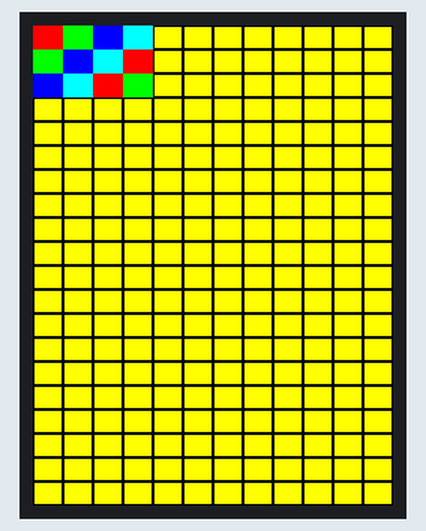
A sketch run on a simulated Arduino Uno, built with avr-gcc and run on an emulated ATmega328P. Shown: 240×320 colour display. What the sketch prints to the serial monitor is not drawn.

Above: at 0.4 s.

The sketch:

Ej5_pixelMatrix.ino
```cpp
#include <SPFD5408_Adafruit_GFX.h>    // Core graphics library
#include <SPFD5408_Adafruit_TFTLCD.h> // Hardware-specific library

//Arduino UNO Pin Definition
#define LCD_CS A3 // Chip Select goes to Analog 3
#define LCD_CD A2 // Command/Data goes to Analog 2
#define LCD_WR A1 // LCD Write goes to Analog 1
#define LCD_RD A0 // LCD Read goes to Analog 0
#define LCD_RESET A4 // Can alternately just connect to Arduino's reset pin

// Assign human-readable names to some common 16-bit color values:
#define  BLACK   0x0000
#define BLUE    0x001F
#define RED     0xF800
#define GREEN   0x07E0
#define CYAN    0x07FF
#define MAGENTA 0xF81F
#define YELLOW  0xFFE0
#define WHITE   0xFFFF

//Declaracion objeto TFT
Adafruit_TFTLCD tft(LCD_CS, LCD_CD, LCD_WR, LCD_RD, LCD_RESET);

//Variables globales de TFT y de malla
int width, height;
  //Numero de filas, columnas, anchura y altura de subpixel
int w, h, col, row;

//Creamos una clase apropiada para acumular datos de pixel en la malla con 3 parametros x, y y el color
class Pixel {
 public:
  Pixel(void){
    x = y = 0;
  };

  Pixel(int16_t x0, int16_t y0){
    x = x0;
    y = y0;
    color = BLACK;
  };

  Pixel(int16_t x0, int16_t y0, uint16_t color0){
    x = x0;
    y = y0;
    color = color0;
  };

  int16_t x, y;
  uint16_t color;
};


void setup() {
  Serial.begin(9600);
  tft.begin(0x9341); // SDFP5408

  tft.setRotation(0);
  tft.fillScreen(YELLOW);

  width = tft.width();
  height = tft.height();

  //Ahora vamos a rellenar las filas y columnas mediante el uso de un vector en el que guardaremos en cada espacio del vector, cada una de las coordenadas a dibujar

  //Dibujo de malla
  // 12 columnas y 20 filas
  col = 12;
  row = 20;

  // Dividimos la anchura y la altura para determinar cuanto medira cada cuadrado
  w = width/col;
  h = height/row;

  for(int i = 0; i < col; ++i){
      for(int j=0; j< row; j++){

          tft.drawRect(i*w, j*h, w, h, BLACK);
      }
  }

  //En lugar de utilizar un pixel de forma individual vamos a crear una matriz de valores que contengan la informacion como si de una imagen real se tratara
  //Dentro de cada elemento de la matriz vamos a guardar la informacion del color que queremos dibujar

  //Para crear una matriz es necesario conocer a priori cuantos elementos en filas y en columnas se van a contener
  // En este caso vamos a crear una matriz de 3 filas y 3 columnas y las rellenaremos con colores
  uint16_t pixelMatrix [3][4]={
    {RED, GREEN, BLUE,CYAN},
    {GREEN, BLUE, CYAN, RED},
    {BLUE, CYAN, RED, GREEN},
  };

  // sizeof Multidimensional Array Analysis

  Serial.print("Size of Matrix: ");
  Serial.println(sizeof(pixelMatrix));

  Serial.print("Size of array [0]: ");
  Serial.println(sizeof(pixelMatrix[0]));

  Serial.print("Size of each Matrix element [0][0]: ");
  Serial.println(sizeof(pixelMatrix[0][0]));
  Serial.println();

  //------------------//

  Serial.print("Matrix Rows: ");
  int matrixRow = sizeof(pixelMatrix)/sizeof(pixelMatrix[0]);
  Serial.println(matrixRow);

  Serial.print("Matrix Columns: ");
  int matrixColumn = sizeof(pixelMatrix[0])/sizeof(pixelMatrix[0][0]);
  Serial.println(matrixColumn);

  //Con un control en bucle podemos hacer que se dibujen todos los elemenentos de la matriz
  for (int i = 0; i < matrixRow ; ++i){
    for (int j = 0; j < matrixColumn; ++j){
      //Orden de los contadores i y j corresponden con el desplazamiento en alto y ancho respectivamente
      tft.fillRect(j*w, i*h, w, h, pixelMatrix[i][j]);
    }
  }
}

void loop() {

}
```
